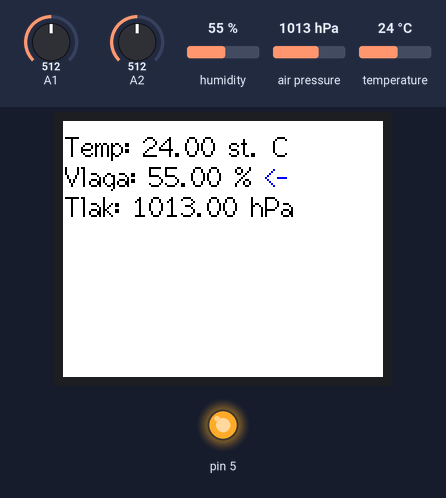
Bench run of a sketch on a simulated Arduino Uno, built with avr-gcc and run on an emulated ATmega328P. Shown: 160×128 colour display, output pins drawn as LEDs (lit = HIGH). Inputs (shaded band) come from the test bench; at power-on: humidity 55 %, air pressure 1013 hPa, temperature 24 °C, A1 = 512, A2 = 512.

Above: at 1.9 s.
2.0 s: humidity set to 22 %
At 3.3 s:
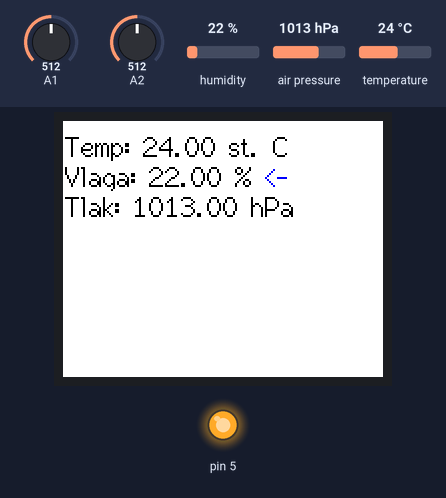
3.6 s: air pressure set to 952 hPa
At 4.7 s:
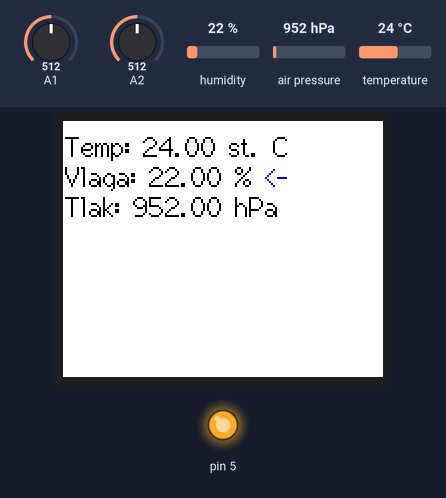
5.2 s: temperature set to 12 °C
At 6.4 s:
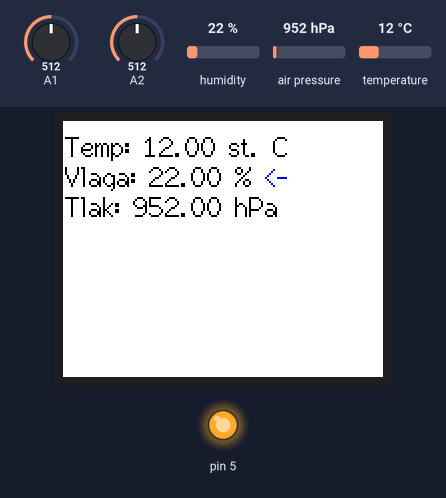
7.2 s: humidity set to 40 %
At 7.8 s:
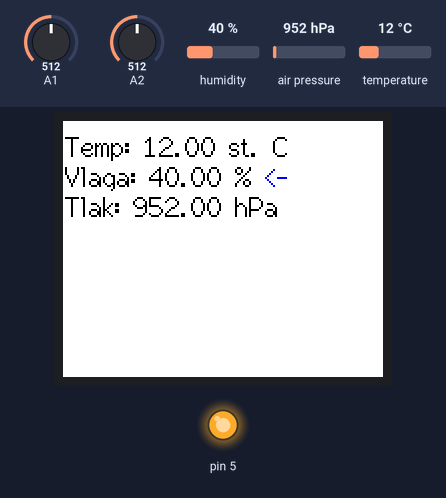
Timing chart, 0 to 9.8 s (numbered marks = the images above; inputs shaded):
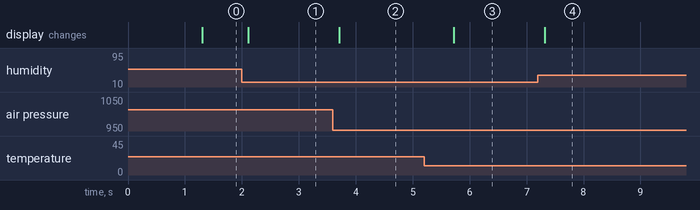

The sketch:

TemperatureReader.ino
```cpp
// Display:
#include <SPI.h>
#include <TFT_ILI9163.h>
#include <User_Setup.h>

// BME280 sensor:
#include <Wire.h>
#include <Adafruit_Sensor.h>
#include <Adafruit_BME280.h>

#define BME_SCK 13
#define BME_MISO 12
#define BME_MOSI 11
#define BME_CS 10
#define SEA_LEVEL_PRE (1013.25)

// define colors:
#define BLACK 0x0000
#define WHITE 0xFFFF
#define GRAY 0xBDF7
#define RED 0x1F
#define YELLOW 0x7FF
#define ORANGE 0xFBE0
#define BROWN 0x79E0
#define GREEN 0x7E0
#define CYAN 0xFFE0
#define BLUE 0xF800
#define PINK 0xF81F

// Initialize display library:
TFT_ILI9163 tft = TFT_ILI9163(160,128);
// Initialize BME280:
Adafruit_BME280 bme;

unsigned long targetTime = 0;

void clearDisp(int color){
  for(int i = 0; i < 160; i++){
    tft.drawFastVLine(i,0, tft.height(), color);
  }
}

void setup(){
  // basic display settings:
  tft.init();
  tft.setRotation(3);
  clearDisp(WHITE);

  // turn on display backlight:
  pinMode(5, OUTPUT);
  digitalWrite(5,HIGH);

  // counter for fps
  targetTime = millis() + 1000;

  // serial monitor
  Serial.begin(9200);

  // BME280:
  unsigned status = bme.begin(0x76);
  if (!status)
    Serial.println("Sensor not connected correctly");
}

int currSens = 0;
int currSel = 0;
bool reset = false;

void loop(){
  if(targetTime < millis()){
    targetTime = millis() + 400;

    // clearDisp not needed because the fonts have
    // a white background already
    //clearDisp(WHITE);

    float temp = printTemp(currSel);
    float hum = printHumid(currSel);
    float pres = printPres(currSel);

    switch (currSens) {
      case 1:
        bigPrint(temp, "st. C   ");
        break;
      case 2:
        bigPrint(hum, "%         ");
        break;
      case 3:
        bigPrint(pres, "hPa");
        break;
    }
  }

  if (analogRead(A1) > 509 && !reset) {
    currSel++;
    if (currSel >= 2) currSel = 2;
    reset = true;
  } else if (analogRead(A1) < 509 && !reset) {
    currSel--;
    if (currSel <= 0) currSel = 0;
    reset = true;
  } else if (analogRead(A1) == 509 && reset){
    reset = false;
  }

  if (analogRead(A2) == 0 && analogRead(A1) == 509) {
     switch (currSel) {
        case 0:
          currSens = 1;
          break;
        case 1:
          currSens = 2;
          break;
        case 2:
          currSens = 3;
     }
  }
}

float printTemp(int sel){
  float value = bme.readTemperature();
  // print to display
  tft.setTextColor(BLACK,WHITE);
  tft.setCursor(1, 5);
  tft.setTextFont(2);
  tft.setTextSize(1);
  tft.print("Temp: ");
  tft.print(value);
  tft.print(" st. C");

  tft.setTextColor(RED,WHITE);
  if (sel == 0) {
    tft.print(" <-");
  } else {
    tft.print("     ");
  }

  return value;
}

float printHumid(int sel){
  float value = bme.readHumidity();
  // print to display
  tft.setTextColor(BLACK,WHITE);
  tft.setCursor(1, 20);
  tft.setTextFont(2);
  tft.setTextSize(1);
  tft.print("Vlaga: ");
  tft.print(value);
  tft.print(" %");

  tft.setTextColor(RED,WHITE);
  if (sel == 1) {
    tft.print(" <-");
  } else {
    tft.print("     ");
  }

  return value;
}

float printPres(int sel){
  float value = bme.readPressure()/100.0F;
  // print to display
  tft.setTextColor(BLACK,WHITE);
  tft.setCursor(1, 35);
  tft.setTextFont(2);
  tft.setTextSize(1);
  tft.print("Tlak: ");
  tft.print(value);
  tft.print(" hPa");

  tft.setTextColor(RED,WHITE);
  if (sel == 2) {
    tft.print(" <-");
  } else {
    tft.print("     ");
  }

  return value;
}

void bigPrint(float value, String unit) {
  tft.setTextColor(RED,WHITE);
  tft.setTextSize(1);
  tft.setCursor(1, 60);
  tft.setTextFont(6);
  tft.print(value);
  tft.setCursor(20, 100);
  tft.setTextFont(2);
  tft.setTextSize(2);
  tft.print(unit);
}
```

Measured:
- after the input at 2.0 s, the display: changes after 0.11 s (image 1)
- after the input at 3.6 s, the display: changes after 0.11 s (image 2)
- after the input at 5.2 s, the display: changes after 0.52 s (image 3)
- after the input at 7.2 s, the display: changes after 0.12 s (image 4)
